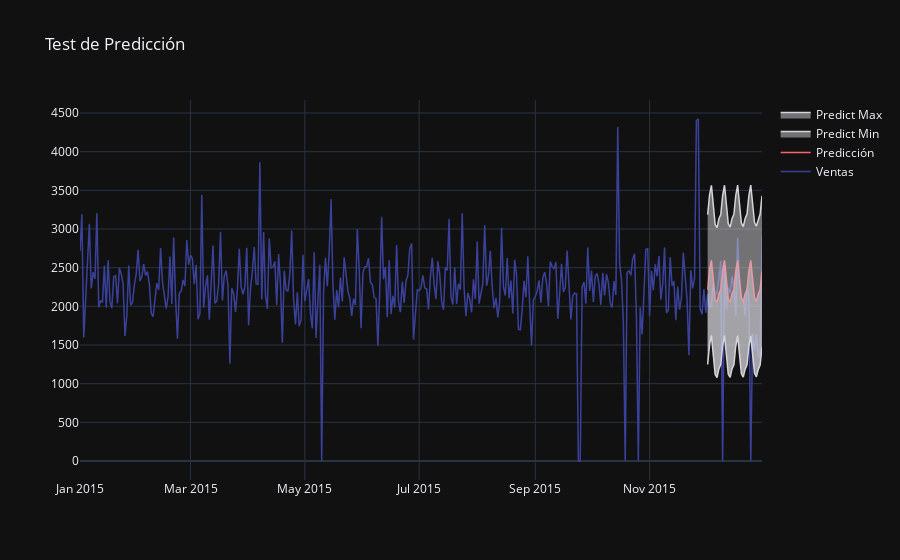

The cell this chart's notebook holds for it:
### Code cell
fig = go.Figure()
fig.add_trace(go.Scatter(x=x.index, 
                         y=x["total_price"], 
                         name='Ventas',
                         line=dict(color='#3a419b',
                                   width=1.5
                                   )))
fig.add_trace(go.Scatter(x=predict.index, 
                         y=predict, 
                         name='Predicción',
                         line=dict(color='#fa636e',
                                   width=1.5
                                   )))

fig.add_trace(go.Scatter(x=predict.index, 
                         y=cf[0], 
                         name='Predict Min',
                         fill='tonexty',
                         line=dict(color='#d4d4d9', 
                                   width=1.5)))

fig.add_trace(go.Scatter(x=predict.index, 
                         y=cf[1], 
                         name='Predict Max',
                         fill='tonexty',
                         line=dict(color='#d4d4d9', 
                                   width=1.5)))

fig.update_layout(
    title="Test de Predicción",
#    xaxis_title="X Axis Title",
#    yaxis_title="Y Axis Title",
#    legend_title="Legend Title",
#    font=dict(
#        family="Courier New, monospace",
#        size=18,
#        color="RebeccaPurple"
    )

### Figure 1 — Plotly figure (JSON) as saved in the notebook; plotly's stock layout.template omitted (floating-point values rounded to 4 significant figures; data arrays with more than 128 entries replaced by an {"elided": "..."} marker saying what was removed)
{"data": [{"line": {"color": "#3a419b", "width": 1.5}, "name": "Ventas", "x": {"elided": "365 str values"}, "y": {"elided": "365 float values"}, "type": "scatter"}, {"line": {"color": "#fa636e", "width": 1.5}, "name": "Predicción", "x": ["2015-12-02T00:00:00", "2015-12-03T00:00:00", "2015-12-04T00:00:00", "2015-12-05T00:00:00", "2015-12-06T00:00:00", "2015-12-07T00:00:00", "2015-12-08T00:00:00", "2015-12-09T00:00:00", "2015-12-10T00:00:00", "2015-12-11T00:00:00", "2015-12-12T00:00:00", "2015-12-13T00:00:00", "2015-12-14T00:00:00", "2015-12-15T00:00:00", "2015-12-16T00:00:00", "2015-12-17T00:00:00", "2015-12-18T00:00:00", "2015-12-19T00:00:00", "2015-12-20T00:00:00", "2015-12-21T00:00:00", "2015-12-22T00:00:00", "2015-12-23T00:00:00", "2015-12-24T00:00:00", "2015-12-25T00:00:00", "2015-12-26T00:00:00", "2015-12-27T00:00:00", "2015-12-28T00:00:00", "2015-12-29T00:00:00", "2015-12-30T00:00:00", "2015-12-31T00:00:00"], "y": [2217.0, 2467.0, 2595.0, 2365.0, 2087.0, 2048.0, 2163.0, 2217.0, 2464.0, 2594.0, 2369.0, 2095.0, 2053.0, 2162.0, 2217.0, 2460.0, 2594.0, 2373.0, 2102.0, 2058.0, 2161.0, 2218.0, 2457.0, 2593.0, 2377.0, 2108.0, 2063.0, 2161.0, 2218.0, 2454.0], "type": "scatter"}, {"fill": "tonexty", "line": {"color": "#d4d4d9", "width": 1.5}, "name": "Predict Min", "x": ["2015-12-02T00:00:00", "2015-12-03T00:00:00", "2015-12-04T00:00:00", "2015-12-05T00:00:00", "2015-12-06T00:00:00", "2015-12-07T00:00:00", "2015-12-08T00:00:00", "2015-12-09T00:00:00", "2015-12-10T00:00:00", "2015-12-11T00:00:00", "2015-12-12T00:00:00", "2015-12-13T00:00:00", "2015-12-14T00:00:00", "2015-12-15T00:00:00", "2015-12-16T00:00:00", "2015-12-17T00:00:00", "2015-12-18T00:00:00", "2015-12-19T00:00:00", "2015-12-20T00:00:00", "2015-12-21T00:00:00", "2015-12-22T00:00:00", "2015-12-23T00:00:00", "2015-12-24T00:00:00", "2015-12-25T00:00:00", "2015-12-26T00:00:00", "2015-12-27T00:00:00", "2015-12-28T00:00:00", "2015-12-29T00:00:00", "2015-12-30T00:00:00", "2015-12-31T00:00:00"], "y": [1248.0, 1498.0, 1625.0, 1395.0, 1117.0, 1078.0, 1193.0, 1246.0, 1492.0, 1623.0, 1397.0, 1123.0, 1081.0, 1190.0, 1245.0, 1487.0, 1621.0, 1400.0, 1128.0, 1085.0, 1188.0, 1243.0, 1482.0, 1618.0, 1402.0, 1134.0, 1088.0, 1185.0, 1242.0, 1477.0], "type": "scatter"}, {"fill": "tonexty", "line": {"color": "#d4d4d9", "width": 1.5}, "name": "Predict Max", "x": ["2015-12-02T00:00:00", "2015-12-03T00:00:00", "2015-12-04T00:00:00", "2015-12-05T00:00:00", "2015-12-06T00:00:00", "2015-12-07T00:00:00", "2015-12-08T00:00:00", "2015-12-09T00:00:00", "2015-12-10T00:00:00", "2015-12-11T00:00:00", "2015-12-12T00:00:00", "2015-12-13T00:00:00", "2015-12-14T00:00:00", "2015-12-15T00:00:00", "2015-12-16T00:00:00", "2015-12-17T00:00:00", "2015-12-18T00:00:00", "2015-12-19T00:00:00", "2015-12-20T00:00:00", "2015-12-21T00:00:00", "2015-12-22T00:00:00", "2015-12-23T00:00:00", "2015-12-24T00:00:00", "2015-12-25T00:00:00", "2015-12-26T00:00:00", "2015-12-27T00:00:00", "2015-12-28T00:00:00", "2015-12-29T00:00:00", "2015-12-30T00:00:00", "2015-12-31T00:00:00"], "y": [3186.0, 3437.0, 3565.0, 3335.0, 3057.0, 3018.0, 3133.0, 3188.0, 3435.0, 3566.0, 3341.0, 3066.0, 3025.0, 3134.0, 3190.0, 3433.0, 3567.0, 3346.0, 3075.0, 3032.0, 3135.0, 3192.0, 3432.0, 3568.0, 3352.0, 3083.0, 3038.0, 3136.0, 3194.0, 3430.0], "type": "scatter"}], "layout": {"title": {"text": "Test de Predicción"}}}
